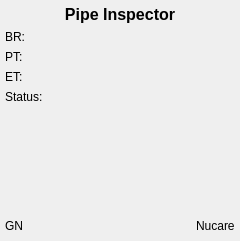
<?xml version="1.0" encoding="UTF-8"?>
<ui version="4.0">
 <class>HomePage</class>
 <widget class="QWidget" name="HomePage">
  <property name="geometry">
   <rect>
    <x>0</x>
    <y>0</y>
    <width>240</width> <!-- Example width -->
    <height>220</height> <!-- Example height for content area -->
   </rect>
  </property>
  <property name="windowTitle">
   <string>Home Page</string>
  </property>
  <layout class="QVBoxLayout" name="mainLayout">
   <property name="spacing">
    <number>6</number>
   </property>
   <property name="leftMargin">
    <number>5</number>
   </property>
   <property name="topMargin">
    <number>5</number>
   </property>
   <property name="rightMargin">
    <number>5</number>
   </property>
   <property name="bottomMargin">
    <number>5</number>
   </property>
   <item>
    <widget class="QLabel" name="titleLabel">
     <property name="font">
      <font>
       <pointsize>12</pointsize>
       <weight>75</weight>
       <bold>true</bold>
      </font>
     </property>
     <property name="text">
      <string>Pipe Inspector</string>
     </property>
     <property name="alignment">
      <set>Qt::AlignCenter</set>
     </property>
    </widget>
   </item>
   <item>
    <layout class="QGridLayout" name="infoGridLayout">
     <item row="0" column="0">
      <widget class="QLabel" name="brLabel">
       <property name="text">
        <string>BR:</string>
       </property>
      </widget>
     </item>
     <item row="0" column="1">
      <widget class="QLabel" name="brValueLabel">
       <property name="text">
        <string></string> <!-- Placeholder for BR value -->
       </property>
      </widget>
     </item>
     <item row="1" column="0">
      <widget class="QLabel" name="ptLabel">
       <property name="text">
        <string>PT:</string>
       </property>
      </widget>
     </item>
     <item row="1" column="1">
      <widget class="QLabel" name="ptValueLabel">
       <property name="text">
        <string></string> <!-- Placeholder for PT value -->
       </property>
      </widget>
     </item>
     <item row="2" column="0">
      <widget class="QLabel" name="etLabel">
       <property name="text">
        <string>ET:</string>
       </property>
      </widget>
     </item>
     <item row="2" column="1">
      <widget class="QLabel" name="etValueLabel">
       <property name="text">
        <string></string> <!-- Placeholder for ET value -->
       </property>
      </widget>
     </item>
     <item row="3" column="0">
      <widget class="QLabel" name="statusLabel">
       <property name="text">
        <string>Status:</string>
       </property>
      </widget>
     </item>
     <item row="3" column="1">
      <widget class="QLabel" name="statusValueLabel">
       <property name="text">
        <string></string> <!-- Placeholder for Status value -->
       </property>
      </widget>
     </item>
    </layout>
   </item>
   <item>
    <widget class="ConcentricCirclesWidget" name="circularGraphicWidget" native="true">
     <property name="sizePolicy">
      <sizepolicy hsizetype="Preferred" vsizetype="Expanding">
       <horstretch>0</horstretch>
       <verstretch>1</verstretch>
      </sizepolicy>
     </property>
     <property name="minimumSize">
      <size>
       <width>100</width>
       <height>100</height>
      </size>
     </property>
     <!-- StyleSheet removed, custom painting will handle appearance -->
    </widget>
   </item>
   <item>
    <layout class="QHBoxLayout" name="bottomTextLayout">
     <item>
      <widget class="QLabel" name="gnLabel">
       <property name="text">
        <string>GN</string>
       </property>
      </widget>
     </item>
     <item>
      <spacer name="bottomSpacer">
       <property name="orientation">
        <enum>Qt::Horizontal</enum>
       </property>
       <property name="sizeHint" stdset="0">
        <size>
         <width>40</width>
         <height>20</height>
        </size>
       </property>
      </spacer>
     </item>
     <item>
      <widget class="QLabel" name="nucareLabel">
       <property name="text">
        <string>Nucare</string>
       </property>
      </widget>
     </item>
    </layout>
   </item>
  </layout>
 </widget>
 <resources/>
 <connections/>
 <customwidgets>
  <customwidget>
   <class>ConcentricCirclesWidget</class>
   <extends>QWidget</extends>
   <header>widget/concentriccircleswidget.h</header>
  </customwidget>
 </customwidgets>
</ui>
